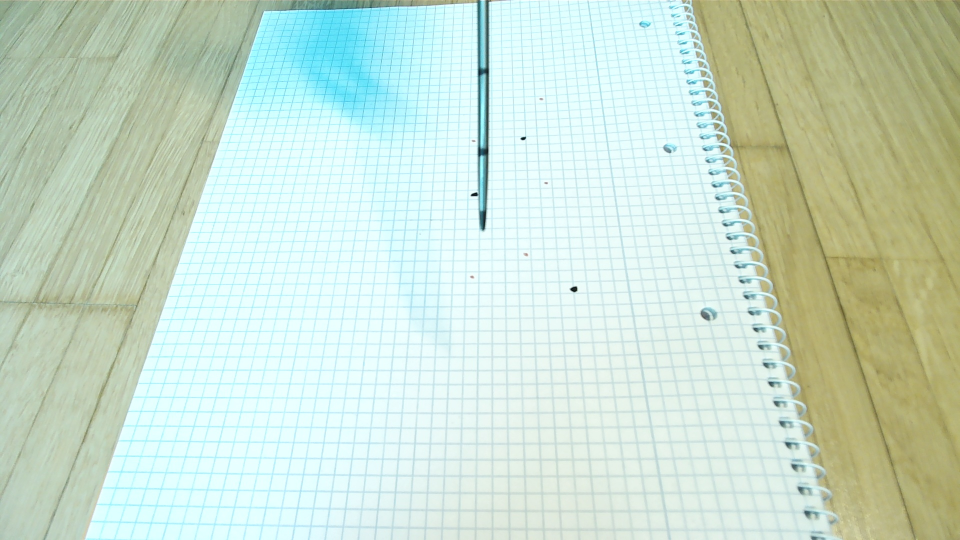
#> input picture evidence/descend/20261026T161713/003_ugreen.jpg, 1920 x 1080 px (shown at 1/2 size)
$ python -i tip_triangulate.py   (imports and definitions only)
#> lines starting #> are read from the running program, lines starting #| are printed output that depends on the picture; after the words box and inside, x2 and y2 are one past the last pixel; in counts of white or black regions, pixels touching at a corner belong together
#> further down, picture is the input picture: shape (1080, 1920, 3); mean B, G, R 204.3, 220.6, 200.7
### tools/paper_grid.py
#!/usr/bin/env python3
"""Metric paper frame from the 5 mm ruling of the grid sheet: grid lines -> numbered intersections.

Each camera that sees the sheet gets (paper mm, image px) pairs; cv2.calibrateCamera / solvePnP then
gives its pose in the paper frame (x, y on the sheet, z up from it). The origin and axis direction
are arbitrary per image (the ruling repeats); the ink dots fix them across cameras.

    .venv/Scripts/python tools/paper_grid.py IMAGE      # calibrate from one view, print K, pose, residual
"""
from __future__ import annotations

import argparse

import cv2
import numpy as np

SQUARE_MM = 5.0


def ruling_mask(image: np.ndarray) -> np.ndarray:
    """Thin dark lines on bright paper, restricted to the large connected net (drops wood grain)."""
    red = image[:, :, 2].astype(np.float32)  # blue-grey ruling is darkest in red
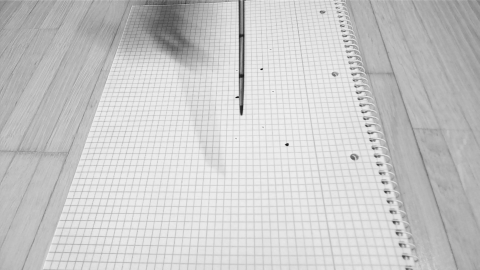
#> red: shape (1080, 1920) float32 (shown at 1/4 size); min 0, max 250, mean 200.7
    hat = cv2.morphologyEx(red, cv2.MORPH_BLACKHAT, cv2.getStructuringElement(cv2.MORPH_RECT, (9, 9)))
    mask = (hat > 6).astype(np.uint8)
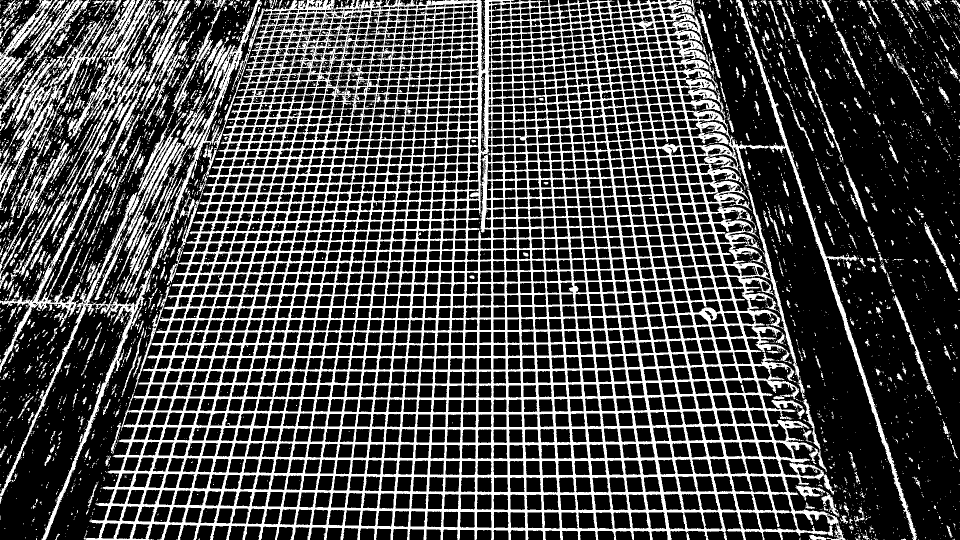
#> mask: shape (1080, 1920) (shown at 1/2 size); values 0 (black) and 1 (white), 28% white; 5245 white regions (4591 under 20 px), largest, box (x1, y1, x2, y2) and area: (167, 0, 1691, 1080) 427244, (0, 0, 524, 1080) 16553, (1472, 0, 1834, 1080) 9051
    count, labels, stats, _ = cv2.connectedComponentsWithStats(mask, connectivity=8)
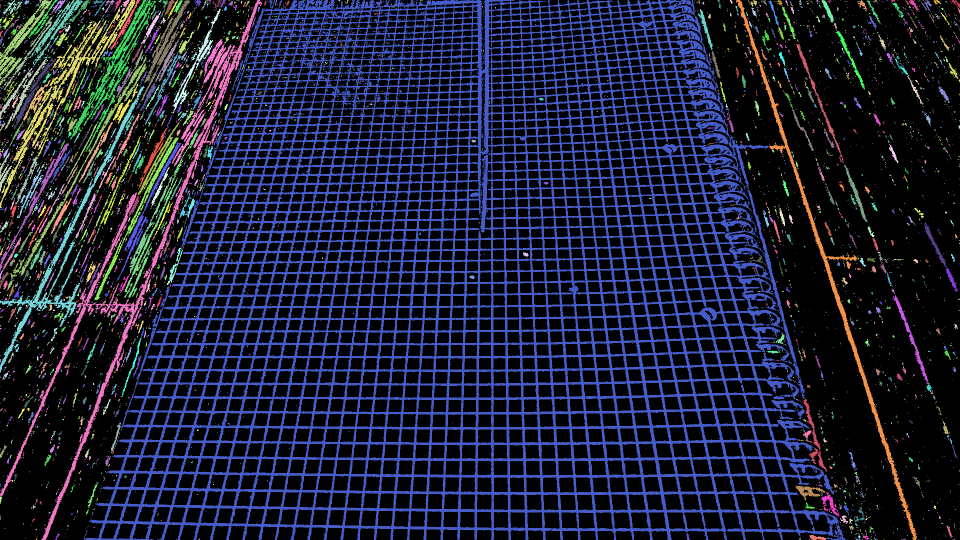
#> labels: shape (1080, 1920) int32 (shown at 1/2 size); 5246 distinct labels, from 0 to 5245; one colour per label, 0 black
#> count = 5246
    keep = [i for i in range(1, count) if stats[i, cv2.CC_STAT_AREA] > 0.02 * mask.size * 0.05]
#> keep = [11, 26, 28, 36, 49, 51, 66, 990, 1208, 1781, 2396, 2486]
    return np.isin(labels, keep).astype(np.uint8) * 255
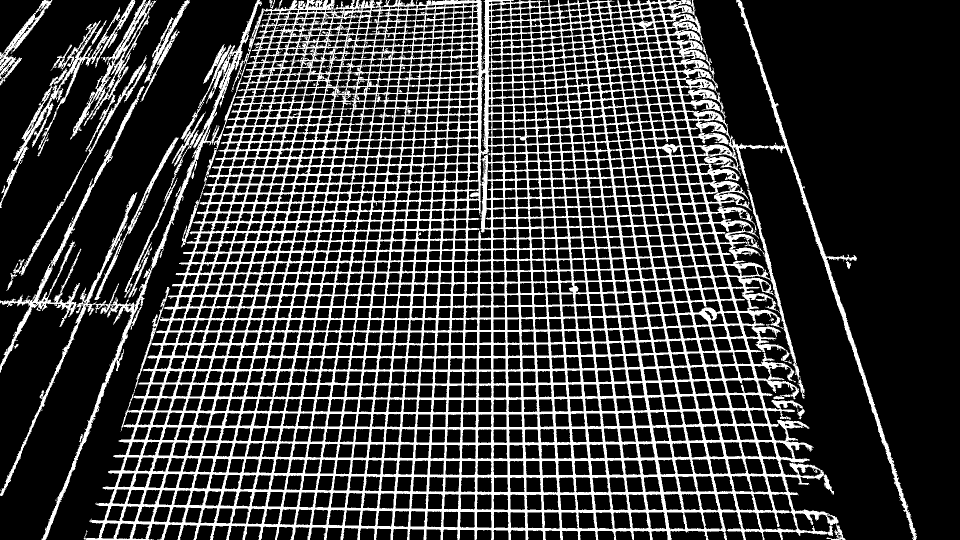
#> returned value: shape (1080, 1920) (shown at 1/2 size); 23.6% white; 12 white regions, largest, box (x1, y1, x2, y2) and area: (167, 0, 1691, 1080) 427244, (0, 0, 524, 1080) 16553, (1472, 0, 1834, 1080) 9051


def _family(mask: np.ndarray, angles: np.ndarray, length: int = 31) -> np.ndarray:
    """Pixels on long straight strokes at one of `angles` (deg from the image x axis): the mask
    opened with a line kernel per angle."""
#> called with angles = array of shape (11,), length = 31
    out = np.zeros_like(mask)
    c = length // 2
    for a in angles:
        kernel = np.zeros((length, length), np.uint8)
        dx, dy = c * np.cos(np.radians(a)), c * np.sin(np.radians(a))
        cv2.line(kernel, (int(round(c - dx)), int(round(c - dy))), (int(round(c + dx)), int(round(c + dy))), 1)
        out |= cv2.morphologyEx(mask, cv2.MORPH_OPEN, kernel)
#> this loop made 11 passes
#> (a, dx, dy) on passes 1, 2, 3, 4, 5, 6, 7, 9: (-20, 14.1, -5.13), (-16, 14.42, -4.13), (-12, 14.67, -3.12), (-8, 14.85, -2.09), (-4, 14.96, -1.05), (0, 15, 0), (4, 14.96, 1.05), (12, 14.67, 3.12)
#> kernel: shape (31, 31); values 0 (black) and 1 (white), 3% white in thin lines or dots, all inside (x1, y1, x2, y2) = (1, 10, 30, 21)
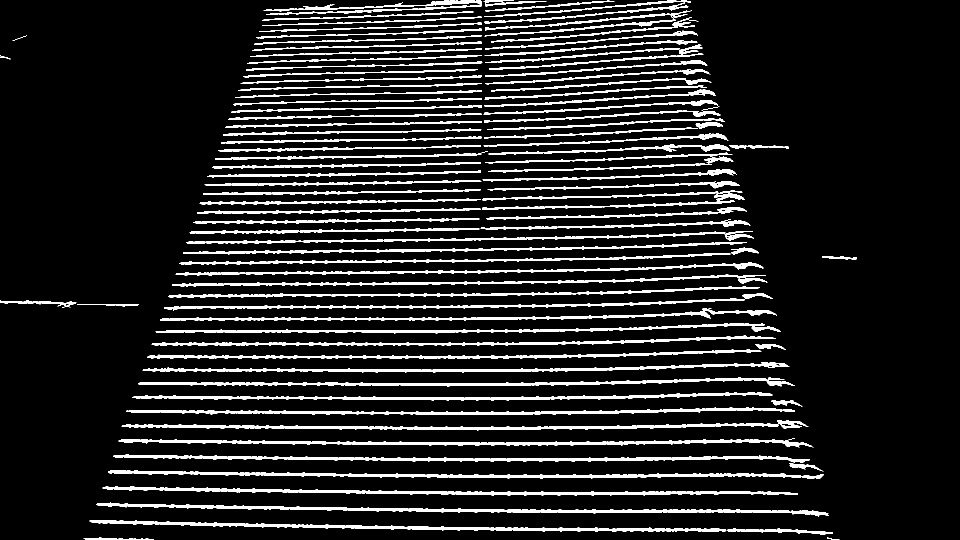
#> out: shape (1080, 1920) (shown at 1/2 size); 11.5% white; 109 white regions, largest, box (x1, y1, x2, y2) and area: (192, 1005, 1658, 1033) 8232, (216, 940, 1648, 958) 7895, (205, 972, 1596, 991) 7718
    return out


def crossings(mask: np.ndarray) -> np.ndarray:
    """Sub-pixel centres where a near-horizontal and a steep ruling stroke overlap (Nx2)."""
    rows = cv2.dilate(_family(mask, np.arange(-20, 21, 4)), np.ones((3, 3), np.uint8))
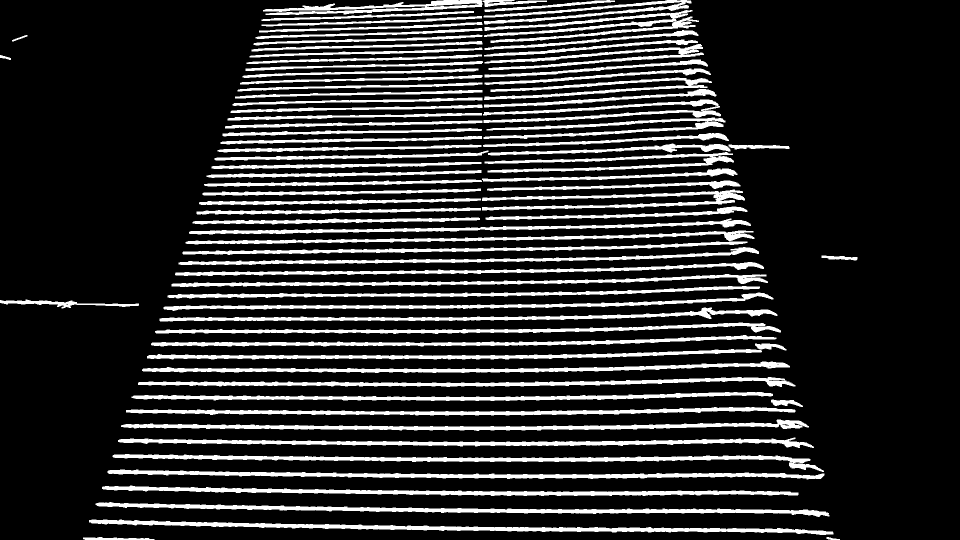
#> rows: shape (1080, 1920) (shown at 1/2 size); 17.8% white; 81 white regions, largest, box (x1, y1, x2, y2) and area: (178, 1039, 1667, 1070) 11709, (191, 1004, 1659, 1034) 11549, (225, 908, 1648, 944) 11248
    cols = cv2.dilate(_family(mask, np.arange(50, 131, 4)), np.ones((3, 3), np.uint8))
#> the loop in _family (call 2), `for a in angles:` made 21 passes
#> (a, dx, dy) on passes 1 to 8: (50, 9.64, 11.49), (54, 8.82, 12.14), (58, 7.95, 12.72), (62, 7.04, 13.24), (66, 6.1, 13.7), (70, 5.13, 14.1), (74, 4.13, 14.42), (78, 3.12, 14.67)
#> pass 3, in _family (call 2), `out |= cv2.morphologyEx(mask, cv2.MORPH_OPEN, kernel)`:
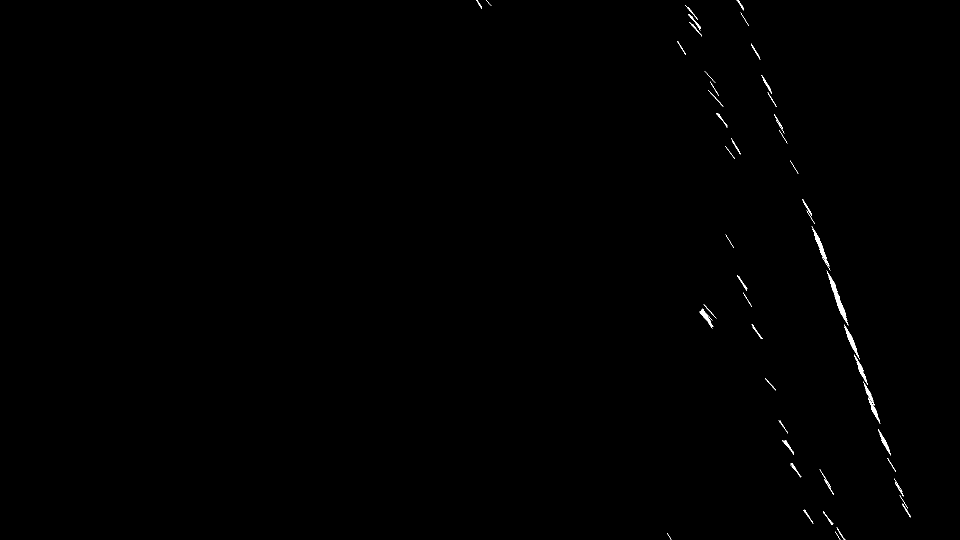
#> out: shape (1080, 1920) (shown at 1/2 size); 0.25% white; 49 white regions (3 under 20 px), largest, box (x1, y1, x2, y2) and area: (1653, 541, 1697, 651) 734, (1623, 452, 1661, 541) 442, (1688, 649, 1720, 719) 389
#> (the rest of the program and of its run is left out)
